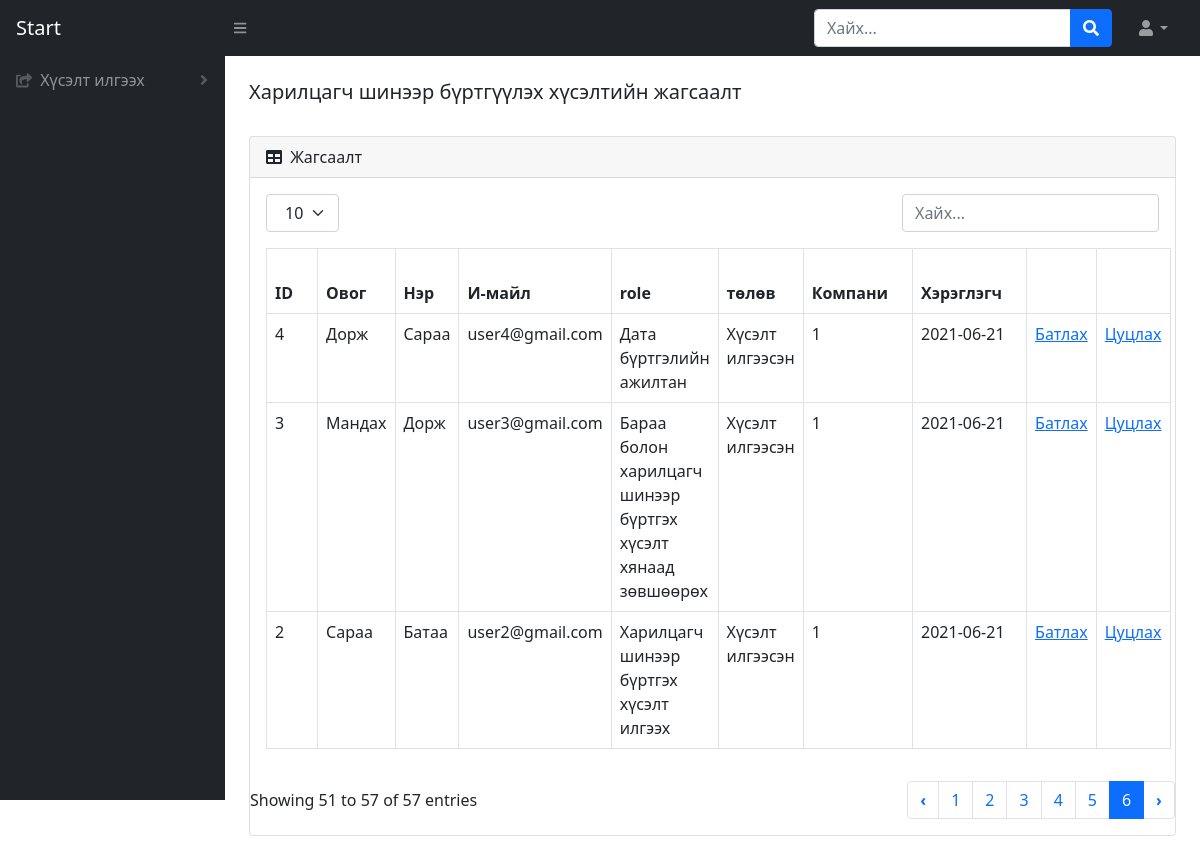
Page /reg-list on the earlier database version.
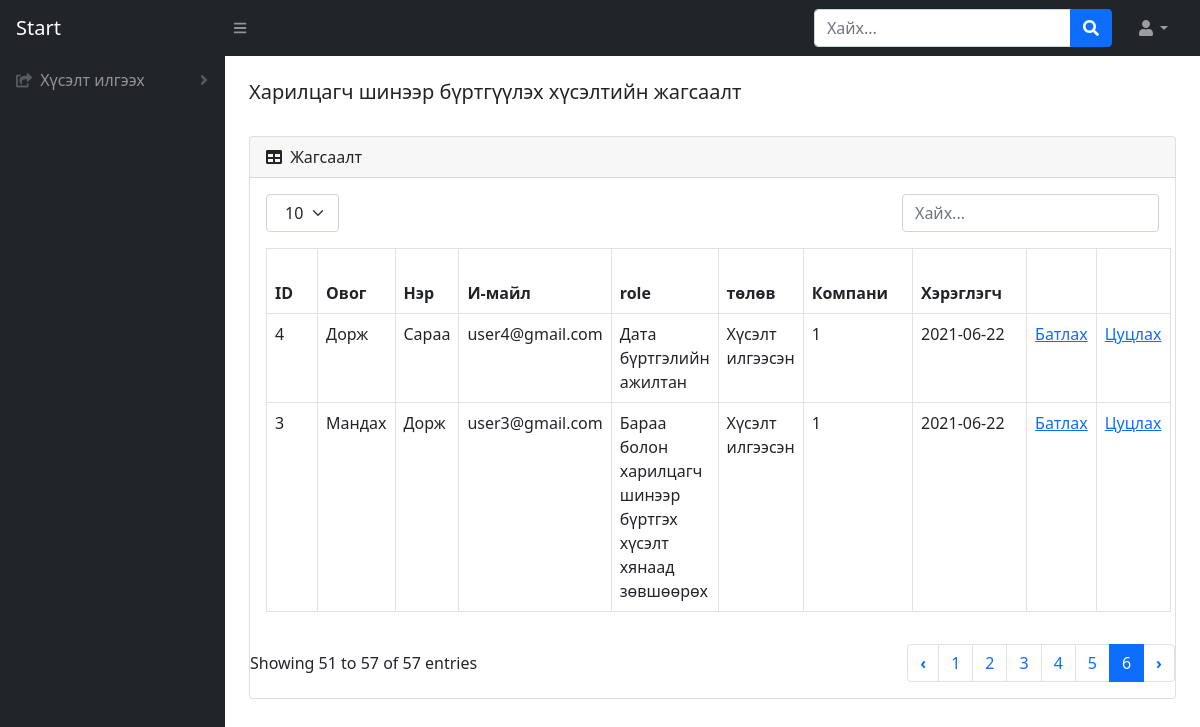
Same page on the later database version.
### BMweb/models.py (models this page shows, shortened)
class Hereglegch(models.Model):
    ovog=models.CharField(max_length=300, verbose_name=_("Хэрэглэгчийн овог"))
    ner=models.CharField(max_length=300, verbose_name=_("Хэрэглэгчийн нэр"))
    mail = models.CharField(max_length=300, verbose_name=_("И-майл хаяг"))
    role = models.ForeignKey(HereglegchRole, on_delete=CASCADE ,verbose_name=_("Эрхийн түвшин"))
    state = models.ForeignKey(HereglegchState, on_delete=CASCADE , verbose_name=_("Хэрэглэгчийн төлөв"))
    company = models.ForeignKey(Company, on_delete=CASCADE , verbose_name=_("Компани"))
    password  = models.CharField(max_length=150, verbose_name=_("Хэрэглэгчийн нууц үг"))
    reg_date = models.DateTimeField(default=datetime.now, verbose_name=_("Нэвтэрсэн огноо"))
    class Meta:
        verbose_name = _("Хэрэглэгч")
        verbose_name_plural = _("Хэрэглэгч")

class HereglegchRole(models.Model):
    levelName = models.CharField(max_length=300, verbose_name=_("Эрхийн түвшин"))
    class Meta:
        verbose_name = _("Эрхийн түвшин")
        verbose_name_plural = _("Эрхийн түвшин")
    def __str__(self):
        return self.levelName

class HereglegchState(models.Model):
    stateName = models.CharField(max_length=300, verbose_name=_("Хэрэглэгчийн төлөв"))
    class Meta:
        verbose_name = _("Хэрэглэгч төлөв")
        verbose_name_plural = _("Хэрэглэгч төлөв")
    def __str__(self):
        return self.stateName

### BMweb/views.py (the view)
# urls.py: path('reg-list', views.hereglegchList,name='reg-list'),
def hereglegchList(request):
    if 'user_id' in request.session:
        h = Hereglegch.objects.get(pk=request.session['user_id'])
        return render(request,'hereglegchList.html', {'user': h })
    h = Hereglegch.objects.filter(state_id = 1).order_by('-reg_date')
    return render(request,'hereglegchList.html',{'HereglegchList': h})

### BMweb/templates/hereglegchList.html (shortened to what this page needs)
{% load static %}
<!DOCTYPE html>
<html lang="en">
    <head>
        <link href="https://cdn.jsdelivr.net/npm/simple-datatables@latest/dist/style.css" rel="stylesheet" />
        <link href="css/styles.css" rel="stylesheet" />
        <link href="{% static 'css/styles.css' %}" rel="stylesheet"/>
    </head>
    <body class="sb-nav-fixed">
        <nav class="sb-topnav navbar navbar-expand navbar-dark bg-dark">
            <a class="navbar-brand ps-3" href="login.html">Start</a>
            <button class="btn btn-link btn-sm order-1 order-lg-0 me-4 me-lg-0" id="sidebarToggle" href="#!"><i class="fas fa-bars"></i></button>
            <form class="d-none d-md-inline-block form-inline ms-auto me-0 me-md-3 my-2 my-md-0">
                <div class="input-group">
                    <input class="form-control" type="text" placeholder="Хайх..." aria-label="Search for..." aria-describedby="btnNavbarSearch" />
                    <button class="btn btn-primary" id="btnNavbarSearch" type="button"><i class="fas fa-search"></i></button>
                </div>
            </form>
            <ul class="navbar-nav ms-auto ms-md-0 me-3 me-lg-4">
                <li class="nav-item dropdown">
                    <a class="nav-link dropdown-toggle" id="navbarDropdown" href="#" role="button" data-bs-toggle="dropdown" aria-expanded="false"><i class="fas fa-user fa-fw"></i></a>
                </li>
            </ul>
        </nav>
        <div id="layoutSidenav">
            <div id="layoutSidenav_nav">
                <nav class="sb-sidenav accordion sb-sidenav-dark" id="sidenavAccordion">
                    <div class="sb-sidenav-menu">
                        <div class="nav">
                            <a class="nav-link collapsed" href="#" data-bs-toggle="collapse" data-bs-target="#collapseLayouts" aria-expanded="false" aria-controls="collapseLayouts">
                                <div class="sb-nav-link-icon"><i class="fas fa-share-square"></i></div>
                                Хүсэлт илгээх
                                <div class="sb-sidenav-collapse-arrow"><i class="fas fa-angle-down"></i></div>
                            </a>
                        </div>
                    </div>
                </nav>
            </div>
            <div id="layoutSidenav_content">
                <main>
                    <div class="container-fluid px-4">
                        <h5 class="mt-4">Харилцагч шинээр бүртгүүлэх хүсэлтийн жагсаалт</h5>
                        <div class="card mb-4">
                            <div class="card-header">
                                <i class="fas fa-table me-1"></i>
                                Жагсаалт
                            </div>
                            <div class="card-body">
                                <div class="dataTable-top">
                                    <div class="dataTable-dropdown">
                                        <label>
                                            <select class="dataTable-selector">
                                                <option value="10" selected="">10</option>
                                            </select>
                                        </label>
                                    </div>
                                    <div class="dataTable-search">
                                        <input class="dataTable-input" placeholder="Хайх..." type="text">
                                    </div>
                                </div>
                                <table id="datatablesSimple" class="dataTable-table">
                                    <thead>
                                        <tr>
                                            <th data-sortable="" class="asc">
                                                <a href="#" class="dataTable-sorter">ID</a>
                                            </th>
                                            <th data-sortable="" class="asc">
                                                <a href="#" class="dataTable-sorter">Овог</a>
                                            </th>
                                            <th data-sortable="" class="asc">
                                                <a href="#" class="dataTable-sorter">Нэр</a>
                                            </th>
                                            <th data-sortable="" class="asc">
                                                <a href="#" class="dataTable-sorter">И-майл</a>
                                            </th>
                                            <th data-sortable="" class="asc">
                                                <a href="#" class="dataTable-sorter"></a>role</a>
                                            </th>
                                            <th data-sortable="" class="asc">
                                                <a href="#" class="dataTable-sorter">төлөв</a>
                                            </th>
                                            <th data-sortable="" class="asc">
                                                <a href="#" class="dataTable-sorter">Компани</a>
                                            </th>
                                            <th data-sortable="" class="asc">
                                                <a href="#" class="dataTable-sorter">Хэрэглэгч</a>
                                            </th>
                                            <th data-sortable="" class="asc">
                                            </th>
                                            <th data-sortable="" class="asc">
                                            </th>
                                        </tr>
                                    </thead>
                                    {% for h in HereglegchList %}
                                        <tr>
                                            <td>{{ h.id }}</td>
                                            <td>{{ h.ovog }}</td>
                                            <td>{{ h.ner }}</td>
                                            <td>{{ h.mail }}</td>
                                            <td>{{ h.role }}</td>
                                            <td>{{ h.state }}</td>
                                            <td>{{ h.state_id }}</td>
                                            <td>{{ h.reg_date | date:"Y-m-d" }}</td>
                                            <td><a href="/change-state/{{h.id}}/2">Батлах</a></td>
                                            <td><a href="/change-state/{{h.id}}/3">Цуцлах</a></td>
                                        </tr>
                                    {% endfor %}
                                    </table>
                            </div>
                            <div class="dataTable-bottom">
                                <div class="dataTable-info">Showing 51 to 57 of 57 entries</div>
                                <nav class="dataTable-pagination">
                                    <ul class="dataTable-pagination-list">
                                        <li class="pager"><a href="#" data-page="5">‹</a></li>
                                        <li class=""><a href="#" data-page="1">1</a></li>
                                        <li class=""><a href="#" data-page="2">2</a></li>
                                        <li class=""><a href="#" data-page="3">3</a></li>
                                        <li class=""><a href="#" data-page="4">4</a></li>
                                        <li class=""><a href="#" data-page="5">5</a></li>
                                        <li class="active"><a href="#" data-page="6">6</a></li>
                                        <li class="pager"><a href="#" data-page="6">›</a></li>
                                    </ul>
                                </nav>
                            </div>
                        </div>
                    </div>
                </main>
            </div>
        </div>
    </body>
</html>

Differences in the rows shown:
no longer on this page (row edited): Hereglegch: id "2", ovog "Сараа", ner "Батаа", mail "user2@gmail.com", role "Харилцагч шинээр бүртгэх хүсэлт илгээх", state "Хүсэлт илгээсэн", state_id "1", reg_date "2021-06-21"
changed Hereglegch "Сараа": reg_date "2021-06-21" → "2021-06-22"
changed Hereglegch "Мандах": reg_date "2021-06-21" → "2021-06-22"
